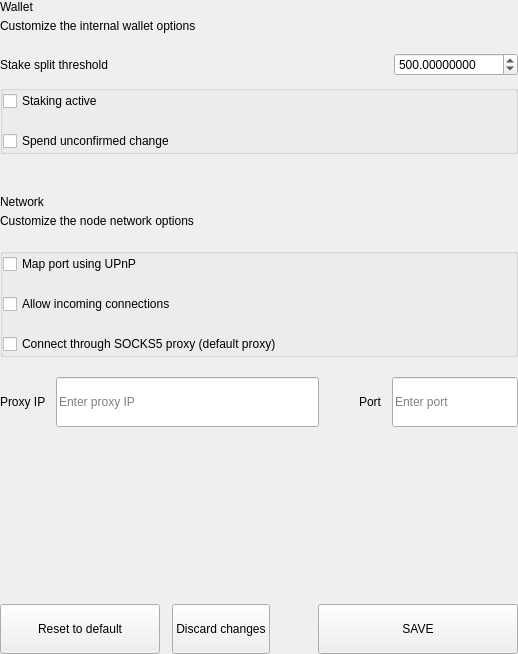
<?xml version="1.0" encoding="UTF-8"?>
<ui version="4.0">
 <class>SettingsWalletOptionsWidget</class>
 <widget class="QWidget" name="SettingsWalletOptionsWidget">
  <property name="geometry">
   <rect>
    <x>0</x>
    <y>0</y>
    <width>518</width>
    <height>654</height>
   </rect>
  </property>
  <property name="windowTitle">
   <string>Form</string>
  </property>
  <layout class="QVBoxLayout" name="verticalLayout">
   <property name="spacing">
    <number>0</number>
   </property>
   <property name="leftMargin">
    <number>0</number>
   </property>
   <property name="topMargin">
    <number>0</number>
   </property>
   <property name="rightMargin">
    <number>0</number>
   </property>
   <property name="bottomMargin">
    <number>0</number>
   </property>
   <item>
    <widget class="QWidget" name="left" native="true">
     <layout class="QVBoxLayout" name="verticalLayout_1">
      <property name="leftMargin">
       <number>0</number>
      </property>
      <property name="topMargin">
       <number>0</number>
      </property>
      <property name="rightMargin">
       <number>0</number>
      </property>
      <property name="bottomMargin">
       <number>0</number>
      </property>
      <item>
       <layout class="QVBoxLayout" name="verticalLayout_2">
        <property name="spacing">
         <number>0</number>
        </property>
        <item>
         <layout class="QHBoxLayout" name="horizontalLayout">
          <property name="spacing">
           <number>0</number>
          </property>
          <item>
           <layout class="QVBoxLayout" name="verticalLayoutTitle">
            <property name="spacing">
             <number>5</number>
            </property>
            <item>
             <widget class="QLabel" name="labelTitle">
              <property name="text">
               <string>Wallet</string>
              </property>
             </widget>
            </item>
            <item>
             <widget class="QLabel" name="labelSubtitle1">
              <property name="text">
               <string>Customize the internal wallet options</string>
              </property>
              <property name="wordWrap">
               <bool>true</bool>
              </property>
             </widget>
            </item>
           </layout>
          </item>
         </layout>
        </item>
        <item>
         <spacer name="verticalSpacer">
          <property name="orientation">
           <enum>Qt::Vertical</enum>
          </property>
          <property name="sizeType">
           <enum>QSizePolicy::Fixed</enum>
          </property>
          <property name="sizeHint" stdset="0">
           <size>
            <width>20</width>
            <height>20</height>
           </size>
          </property>
         </spacer>
        </item>
        <item>
         <layout class="QHBoxLayout" name="horizontalLayout_1">
          <property name="bottomMargin">
           <number>9</number>
          </property>
          <item>
           <widget class="QLabel" name="labelTitleStake">
            <property name="text">
             <string>Stake split threshold</string>
            </property>
           </widget>
          </item>
          <item>
           <spacer name="horizontalSpacer">
            <property name="orientation">
             <enum>Qt::Horizontal</enum>
            </property>
            <property name="sizeHint" stdset="0">
             <size>
              <width>40</width>
              <height>20</height>
             </size>
            </property>
           </spacer>
          </item>
          <item>
           <widget class="QDoubleSpinBox" name="spinBoxStakeSplitThreshold">
            <property name="decimals">
             <number>8</number>
            </property>
            <property name="minimum">
             <double>0.000000000000000</double>
            </property>
            <property name="maximum">
             <double>999999.000000000000000</double>
            </property>
            <property name="value">
             <double>500.000000000000000</double>
            </property>
           </widget>
          </item>
         </layout>
        </item>
        <item>
         <widget class="QGroupBox" name="groupBox">
          <property name="title">
           <string/>
          </property>
          <layout class="QVBoxLayout" name="verticalLayout_3">
           <property name="spacing">
            <number>20</number>
           </property>
           <property name="leftMargin">
            <number>0</number>
           </property>
           <property name="topMargin">
            <number>0</number>
           </property>
           <property name="rightMargin">
            <number>0</number>
           </property>
           <property name="bottomMargin">
            <number>0</number>
           </property>
           <item>
            <widget class="QCheckBox" name="radioButtonStakingActive">
             <property name="text">
              <string>Staking active</string>
             </property>
            </widget>
           </item>
           <item>
            <widget class="QCheckBox" name="radioButtonSpend">
             <property name="text">
              <string>Spend unconfirmed change</string>
             </property>
            </widget>
           </item>
          </layout>
         </widget>
        </item>
        <item>
         <spacer name="verticalSpacer_1">
          <property name="orientation">
           <enum>Qt::Vertical</enum>
          </property>
          <property name="sizeType">
           <enum>QSizePolicy::Fixed</enum>
          </property>
          <property name="sizeHint" stdset="0">
           <size>
            <width>20</width>
            <height>20</height>
           </size>
          </property>
         </spacer>
        </item>
        <item>
         <widget class="QLabel" name="labelDivider">
          <property name="minimumSize">
           <size>
            <width>0</width>
            <height>1</height>
           </size>
          </property>
          <property name="maximumSize">
           <size>
            <width>16777215</width>
            <height>1</height>
           </size>
          </property>
          <property name="text">
           <string/>
          </property>
         </widget>
        </item>
        <item>
         <spacer name="verticalSpacer_2">
          <property name="orientation">
           <enum>Qt::Vertical</enum>
          </property>
          <property name="sizeType">
           <enum>QSizePolicy::Fixed</enum>
          </property>
          <property name="sizeHint" stdset="0">
           <size>
            <width>20</width>
            <height>20</height>
           </size>
          </property>
         </spacer>
        </item>
        <item>
         <layout class="QHBoxLayout" name="horizontalLayout_2">
          <property name="spacing">
           <number>0</number>
          </property>
          <item>
           <layout class="QVBoxLayout" name="verticalLayoutTitle_1">
            <property name="spacing">
             <number>5</number>
            </property>
            <item>
             <widget class="QLabel" name="labelTitleNetwork">
              <property name="text">
               <string>Network</string>
              </property>
             </widget>
            </item>
            <item>
             <widget class="QLabel" name="labelSubtitleNetwork">
              <property name="text">
               <string>Customize the node network options</string>
              </property>
              <property name="wordWrap">
               <bool>true</bool>
              </property>
             </widget>
            </item>
           </layout>
          </item>
         </layout>
        </item>
        <item>
         <spacer name="verticalSpacer_3">
          <property name="orientation">
           <enum>Qt::Vertical</enum>
          </property>
          <property name="sizeType">
           <enum>QSizePolicy::Fixed</enum>
          </property>
          <property name="sizeHint" stdset="0">
           <size>
            <width>20</width>
            <height>20</height>
           </size>
          </property>
         </spacer>
        </item>
        <item>
         <widget class="QGroupBox" name="groupBox_1">
          <property name="title">
           <string/>
          </property>
          <layout class="QVBoxLayout" name="verticalLayout_4">
           <property name="spacing">
            <number>20</number>
           </property>
           <property name="leftMargin">
            <number>0</number>
           </property>
           <property name="topMargin">
            <number>0</number>
           </property>
           <property name="rightMargin">
            <number>0</number>
           </property>
           <property name="bottomMargin">
            <number>0</number>
           </property>
           <item>
            <widget class="QCheckBox" name="checkBoxMap">
             <property name="text">
              <string>Map port using UPnP</string>
             </property>
            </widget>
           </item>
           <item>
            <widget class="QCheckBox" name="checkBoxAllow">
             <property name="text">
              <string>Allow incoming connections</string>
             </property>
            </widget>
           </item>
           <item>
            <widget class="QCheckBox" name="checkBoxConnect">
             <property name="text">
              <string>Connect through SOCKS5 proxy (default proxy)</string>
             </property>
            </widget>
           </item>
          </layout>
         </widget>
        </item>
        <item>
         <spacer name="verticalSpacer_4">
          <property name="orientation">
           <enum>Qt::Vertical</enum>
          </property>
          <property name="sizeType">
           <enum>QSizePolicy::Fixed</enum>
          </property>
          <property name="sizeHint" stdset="0">
           <size>
            <width>20</width>
            <height>20</height>
           </size>
          </property>
         </spacer>
        </item>
        <item>
         <layout class="QHBoxLayout" name="horizontalLayout_3" stretch="2,0,1">
          <property name="spacing">
           <number>0</number>
          </property>
          <item>
           <layout class="QHBoxLayout" name="horizontalLayout_4">
            <property name="spacing">
             <number>10</number>
            </property>
            <item>
             <widget class="QLabel" name="labelSubtitleProxy">
              <property name="text">
               <string>Proxy IP</string>
              </property>
             </widget>
            </item>
            <item>
             <widget class="QLineEdit" name="lineEditProxy">
              <property name="minimumSize">
               <size>
                <width>0</width>
                <height>50</height>
               </size>
              </property>
              <property name="maximumSize">
               <size>
                <width>16777215</width>
                <height>50</height>
               </size>
              </property>
              <property name="placeholderText">
               <string>Enter proxy IP</string>
              </property>
             </widget>
            </item>
           </layout>
          </item>
          <item>
           <spacer name="horizontalSpacer_1">
            <property name="orientation">
             <enum>Qt::Horizontal</enum>
            </property>
            <property name="sizeHint" stdset="0">
             <size>
              <width>40</width>
              <height>20</height>
             </size>
            </property>
           </spacer>
          </item>
          <item>
           <layout class="QHBoxLayout" name="horizontalLayout_5">
            <property name="spacing">
             <number>10</number>
            </property>
            <item>
             <widget class="QLabel" name="labelSubtitlePort">
              <property name="text">
               <string>Port</string>
              </property>
             </widget>
            </item>
            <item>
             <widget class="QLineEdit" name="lineEditPort">
              <property name="minimumSize">
               <size>
                <width>0</width>
                <height>50</height>
               </size>
              </property>
              <property name="maximumSize">
               <size>
                <width>16777215</width>
                <height>50</height>
               </size>
              </property>
              <property name="placeholderText">
               <string>Enter port</string>
              </property>
             </widget>
            </item>
           </layout>
          </item>
         </layout>
        </item>
        <item>
         <spacer name="verticalSpacer_5">
          <property name="orientation">
           <enum>Qt::Vertical</enum>
          </property>
          <property name="sizeHint" stdset="0">
           <size>
            <width>20</width>
            <height>40</height>
           </size>
          </property>
         </spacer>
        </item>
        <item>
         <layout class="QHBoxLayout" name="horizontalLayout_6">
          <property name="spacing">
           <number>12</number>
          </property>
          <item>
           <widget class="QPushButton" name="pushButtonReset">
            <property name="minimumSize">
             <size>
              <width>160</width>
              <height>50</height>
             </size>
            </property>
            <property name="maximumSize">
             <size>
              <width>50</width>
              <height>16777215</height>
             </size>
            </property>
            <property name="focusPolicy">
             <enum>Qt::NoFocus</enum>
            </property>
            <property name="text">
             <string>Reset to default</string>
            </property>
           </widget>
          </item>
          <item>
           <widget class="QPushButton" name="pushButtonClean">
            <property name="minimumSize">
             <size>
              <width>0</width>
              <height>50</height>
             </size>
            </property>
            <property name="focusPolicy">
             <enum>Qt::NoFocus</enum>
            </property>
            <property name="text">
             <string>Discard changes</string>
            </property>
           </widget>
          </item>
          <item>
           <spacer name="horizontalSpacer_2">
            <property name="orientation">
             <enum>Qt::Horizontal</enum>
            </property>
            <property name="sizeType">
             <enum>QSizePolicy::Expanding</enum>
            </property>
            <property name="sizeHint" stdset="0">
             <size>
              <width>40</width>
              <height>20</height>
             </size>
            </property>
           </spacer>
          </item>
          <item>
           <widget class="QPushButton" name="pushButtonSave">
            <property name="minimumSize">
             <size>
              <width>200</width>
              <height>50</height>
             </size>
            </property>
            <property name="maximumSize">
             <size>
              <width>200</width>
              <height>50</height>
             </size>
            </property>
            <property name="focusPolicy">
             <enum>Qt::NoFocus</enum>
            </property>
            <property name="text">
             <string>SAVE</string>
            </property>
           </widget>
          </item>
         </layout>
        </item>
       </layout>
      </item>
     </layout>
    </widget>
   </item>
  </layout>
 </widget>
 <resources/>
 <connections/>
</ui>
